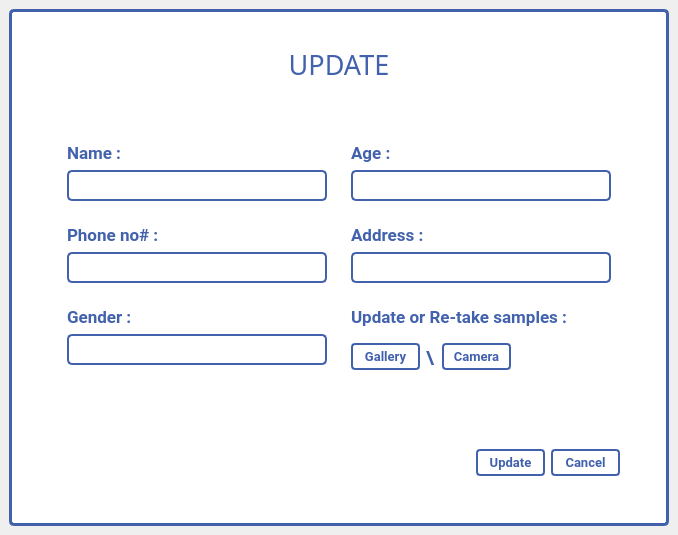
<?xml version="1.0" encoding="UTF-8"?>
<ui version="4.0">
 <class>update_window</class>
 <widget class="QMainWindow" name="update_window">
  <property name="geometry">
   <rect>
    <x>0</x>
    <y>0</y>
    <width>678</width>
    <height>535</height>
   </rect>
  </property>
  <property name="windowTitle">
   <string>MainWindow</string>
  </property>
  <property name="windowIcon">
   <iconset resource="nx.qrc">
    <normaloff>:/newPrefix/images/icon.png</normaloff>:/newPrefix/images/icon.png</iconset>
  </property>
  <property name="styleSheet">
   <string notr="true"/>
  </property>
  <widget class="QWidget" name="centralwidget">
   <layout class="QGridLayout" name="gridLayout">
    <item row="0" column="0">
     <widget class="QFrame" name="frame_2">
      <property name="styleSheet">
       <string notr="true">
QFrame{
border: 3px solid #4161AD;
border-radius:5px;
	background-color: rgb(255, 255, 255);
}</string>
      </property>
      <property name="frameShape">
       <enum>QFrame::NoFrame</enum>
      </property>
      <property name="frameShadow">
       <enum>QFrame::Raised</enum>
      </property>
      <layout class="QVBoxLayout" name="verticalLayout">
       <item>
        <spacer name="verticalSpacer">
         <property name="orientation">
          <enum>Qt::Vertical</enum>
         </property>
         <property name="sizeType">
          <enum>QSizePolicy::Fixed</enum>
         </property>
         <property name="sizeHint" stdset="0">
          <size>
           <width>20</width>
           <height>25</height>
          </size>
         </property>
        </spacer>
       </item>
       <item>
        <widget class="QLabel" name="label_18">
         <property name="sizePolicy">
          <sizepolicy hsizetype="Preferred" vsizetype="Fixed">
           <horstretch>0</horstretch>
           <verstretch>0</verstretch>
          </sizepolicy>
         </property>
         <property name="font">
          <font>
           <family>Good Times Rg</family>
           <pointsize>20</pointsize>
           <weight>50</weight>
           <bold>false</bold>
           <underline>false</underline>
          </font>
         </property>
         <property name="styleSheet">
          <string notr="true">color:#4262ad;
border:none;
</string>
         </property>
         <property name="text">
          <string>UPDATE</string>
         </property>
         <property name="alignment">
          <set>Qt::AlignCenter</set>
         </property>
        </widget>
       </item>
       <item alignment="Qt::AlignHCenter">
        <widget class="QFrame" name="frame">
         <property name="styleSheet">
          <string notr="true">background-image: url(:/newPrefix/images/logobg2.png);
background-position: center;
	background-size: cover;
	background-repeat: no-repeat;
border:none;</string>
         </property>
         <property name="frameShape">
          <enum>QFrame::NoFrame</enum>
         </property>
         <property name="frameShadow">
          <enum>QFrame::Raised</enum>
         </property>
         <layout class="QVBoxLayout" name="verticalLayout_2">
          <property name="topMargin">
           <number>0</number>
          </property>
          <property name="bottomMargin">
           <number>0</number>
          </property>
          <item>
           <widget class="QFrame" name="frame_3">
            <property name="sizePolicy">
             <sizepolicy hsizetype="Preferred" vsizetype="Fixed">
              <horstretch>0</horstretch>
              <verstretch>0</verstretch>
             </sizepolicy>
            </property>
            <property name="styleSheet">
             <string notr="true">QLineEdit{border:2px solid #4262ad;
border-radius:5px;
color:#4262ad;
width:250px;
padding:3px;
background:transparent;}
QLineEdit:focus
{border:2px solid #914198;}
QLabel{
color: #4262ad;
}
QFrame{
background:none;
}</string>
            </property>
            <property name="frameShape">
             <enum>QFrame::NoFrame</enum>
            </property>
            <property name="frameShadow">
             <enum>QFrame::Raised</enum>
            </property>
            <layout class="QFormLayout" name="formLayout_7">
             <item row="0" column="0">
              <widget class="QFrame" name="frame_5">
               <property name="frameShape">
                <enum>QFrame::NoFrame</enum>
               </property>
               <property name="frameShadow">
                <enum>QFrame::Raised</enum>
               </property>
               <layout class="QFormLayout" name="formLayout_2">
                <item row="0" column="0">
                 <widget class="QLabel" name="label_23">
                  <property name="sizePolicy">
                   <sizepolicy hsizetype="Preferred" vsizetype="Fixed">
                    <horstretch>0</horstretch>
                    <verstretch>0</verstretch>
                   </sizepolicy>
                  </property>
                  <property name="font">
                   <font>
                    <family>Roboto</family>
                    <pointsize>13</pointsize>
                    <weight>75</weight>
                    <bold>true</bold>
                   </font>
                  </property>
                  <property name="styleSheet">
                   <string notr="true"/>
                  </property>
                  <property name="text">
                   <string>Name :</string>
                  </property>
                 </widget>
                </item>
                <item row="1" column="0">
                 <widget class="QLineEdit" name="updated_name">
                  <property name="sizePolicy">
                   <sizepolicy hsizetype="Fixed" vsizetype="Fixed">
                    <horstretch>0</horstretch>
                    <verstretch>0</verstretch>
                   </sizepolicy>
                  </property>
                  <property name="font">
                   <font>
                    <family>Roboto</family>
                    <pointsize>12</pointsize>
                    <weight>50</weight>
                    <bold>false</bold>
                   </font>
                  </property>
                  <property name="styleSheet">
                   <string notr="true"/>
                  </property>
                  <property name="text">
                   <string/>
                  </property>
                  <property name="maxLength">
                   <number>30</number>
                  </property>
                  <property name="placeholderText">
                   <string/>
                  </property>
                  <property name="clearButtonEnabled">
                   <bool>true</bool>
                  </property>
                 </widget>
                </item>
               </layout>
              </widget>
             </item>
             <item row="0" column="1">
              <widget class="QFrame" name="frame_6">
               <property name="frameShape">
                <enum>QFrame::NoFrame</enum>
               </property>
               <property name="frameShadow">
                <enum>QFrame::Raised</enum>
               </property>
               <layout class="QFormLayout" name="formLayout">
                <item row="0" column="0">
                 <widget class="QLabel" name="label_24">
                  <property name="sizePolicy">
                   <sizepolicy hsizetype="Preferred" vsizetype="Fixed">
                    <horstretch>0</horstretch>
                    <verstretch>0</verstretch>
                   </sizepolicy>
                  </property>
                  <property name="font">
                   <font>
                    <family>Roboto</family>
                    <pointsize>13</pointsize>
                    <weight>75</weight>
                    <bold>true</bold>
                   </font>
                  </property>
                  <property name="styleSheet">
                   <string notr="true"/>
                  </property>
                  <property name="text">
                   <string>Age :</string>
                  </property>
                 </widget>
                </item>
                <item row="1" column="0" colspan="2">
                 <widget class="QLineEdit" name="updated_age">
                  <property name="sizePolicy">
                   <sizepolicy hsizetype="Fixed" vsizetype="Fixed">
                    <horstretch>0</horstretch>
                    <verstretch>0</verstretch>
                   </sizepolicy>
                  </property>
                  <property name="font">
                   <font>
                    <family>Roboto</family>
                    <pointsize>12</pointsize>
                    <weight>50</weight>
                    <bold>false</bold>
                   </font>
                  </property>
                  <property name="styleSheet">
                   <string notr="true"/>
                  </property>
                  <property name="text">
                   <string/>
                  </property>
                  <property name="maxLength">
                   <number>2</number>
                  </property>
                  <property name="placeholderText">
                   <string/>
                  </property>
                  <property name="clearButtonEnabled">
                   <bool>true</bool>
                  </property>
                 </widget>
                </item>
               </layout>
              </widget>
             </item>
             <item row="2" column="0">
              <widget class="QFrame" name="frame_8">
               <property name="frameShape">
                <enum>QFrame::NoFrame</enum>
               </property>
               <property name="frameShadow">
                <enum>QFrame::Raised</enum>
               </property>
               <layout class="QFormLayout" name="formLayout_4">
                <item row="0" column="0">
                 <widget class="QLabel" name="label_26">
                  <property name="sizePolicy">
                   <sizepolicy hsizetype="Preferred" vsizetype="Fixed">
                    <horstretch>0</horstretch>
                    <verstretch>0</verstretch>
                   </sizepolicy>
                  </property>
                  <property name="font">
                   <font>
                    <family>Roboto</family>
                    <pointsize>13</pointsize>
                    <weight>75</weight>
                    <bold>true</bold>
                   </font>
                  </property>
                  <property name="styleSheet">
                   <string notr="true"/>
                  </property>
                  <property name="text">
                   <string>Phone no# :</string>
                  </property>
                 </widget>
                </item>
                <item row="1" column="0">
                 <widget class="QLineEdit" name="updated_number">
                  <property name="sizePolicy">
                   <sizepolicy hsizetype="Fixed" vsizetype="Fixed">
                    <horstretch>0</horstretch>
                    <verstretch>0</verstretch>
                   </sizepolicy>
                  </property>
                  <property name="font">
                   <font>
                    <family>Roboto</family>
                    <pointsize>12</pointsize>
                    <weight>50</weight>
                    <bold>false</bold>
                   </font>
                  </property>
                  <property name="styleSheet">
                   <string notr="true"/>
                  </property>
                  <property name="text">
                   <string/>
                  </property>
                  <property name="maxLength">
                   <number>11</number>
                  </property>
                  <property name="placeholderText">
                   <string/>
                  </property>
                  <property name="clearButtonEnabled">
                   <bool>true</bool>
                  </property>
                 </widget>
                </item>
               </layout>
              </widget>
             </item>
             <item row="2" column="1">
              <widget class="QFrame" name="frame_7">
               <property name="frameShape">
                <enum>QFrame::NoFrame</enum>
               </property>
               <property name="frameShadow">
                <enum>QFrame::Raised</enum>
               </property>
               <layout class="QFormLayout" name="formLayout_3">
                <item row="0" column="0">
                 <widget class="QLabel" name="label_25">
                  <property name="sizePolicy">
                   <sizepolicy hsizetype="Preferred" vsizetype="Fixed">
                    <horstretch>0</horstretch>
                    <verstretch>0</verstretch>
                   </sizepolicy>
                  </property>
                  <property name="font">
                   <font>
                    <family>Roboto</family>
                    <pointsize>13</pointsize>
                    <weight>75</weight>
                    <bold>true</bold>
                   </font>
                  </property>
                  <property name="styleSheet">
                   <string notr="true"/>
                  </property>
                  <property name="text">
                   <string>Address :</string>
                  </property>
                 </widget>
                </item>
                <item row="1" column="0" colspan="2">
                 <widget class="QLineEdit" name="updated_address">
                  <property name="sizePolicy">
                   <sizepolicy hsizetype="Fixed" vsizetype="Fixed">
                    <horstretch>0</horstretch>
                    <verstretch>0</verstretch>
                   </sizepolicy>
                  </property>
                  <property name="font">
                   <font>
                    <family>Roboto</family>
                    <pointsize>12</pointsize>
                    <weight>50</weight>
                    <bold>false</bold>
                   </font>
                  </property>
                  <property name="styleSheet">
                   <string notr="true"/>
                  </property>
                  <property name="text">
                   <string/>
                  </property>
                  <property name="maxLength">
                   <number>30</number>
                  </property>
                  <property name="placeholderText">
                   <string/>
                  </property>
                  <property name="clearButtonEnabled">
                   <bool>true</bool>
                  </property>
                 </widget>
                </item>
               </layout>
              </widget>
             </item>
             <item row="3" column="0">
              <widget class="QFrame" name="frame_9">
               <property name="frameShape">
                <enum>QFrame::NoFrame</enum>
               </property>
               <property name="frameShadow">
                <enum>QFrame::Raised</enum>
               </property>
               <layout class="QFormLayout" name="formLayout_5">
                <item row="0" column="0">
                 <widget class="QLabel" name="label_27">
                  <property name="sizePolicy">
                   <sizepolicy hsizetype="Preferred" vsizetype="Fixed">
                    <horstretch>0</horstretch>
                    <verstretch>0</verstretch>
                   </sizepolicy>
                  </property>
                  <property name="font">
                   <font>
                    <family>Roboto</family>
                    <pointsize>13</pointsize>
                    <weight>75</weight>
                    <bold>true</bold>
                   </font>
                  </property>
                  <property name="styleSheet">
                   <string notr="true"/>
                  </property>
                  <property name="text">
                   <string>Gender :</string>
                  </property>
                 </widget>
                </item>
                <item row="1" column="0">
                 <widget class="QLineEdit" name="updated_gender">
                  <property name="sizePolicy">
                   <sizepolicy hsizetype="Fixed" vsizetype="Fixed">
                    <horstretch>0</horstretch>
                    <verstretch>0</verstretch>
                   </sizepolicy>
                  </property>
                  <property name="font">
                   <font>
                    <family>Roboto</family>
                    <pointsize>12</pointsize>
                    <weight>50</weight>
                    <bold>false</bold>
                   </font>
                  </property>
                  <property name="styleSheet">
                   <string notr="true"/>
                  </property>
                  <property name="text">
                   <string/>
                  </property>
                  <property name="maxLength">
                   <number>6</number>
                  </property>
                  <property name="placeholderText">
                   <string/>
                  </property>
                  <property name="clearButtonEnabled">
                   <bool>true</bool>
                  </property>
                 </widget>
                </item>
               </layout>
              </widget>
             </item>
             <item row="3" column="1">
              <widget class="QFrame" name="frame_10">
               <property name="styleSheet">
                <string notr="true">QPushButton{background:none;
 border:2px solid #4161AD;
 border-radius:4px;
 color:#4161AD;
 padding-top:3px;
 padding-bottom:3px;
width:65px;
               }
QPushButton:hover{
	background-color: rgb(65, 97, 173);
	color: rgb(255, 255, 255);
}</string>
               </property>
               <property name="frameShape">
                <enum>QFrame::NoFrame</enum>
               </property>
               <property name="frameShadow">
                <enum>QFrame::Raised</enum>
               </property>
               <layout class="QFormLayout" name="formLayout_6">
                <item row="1" column="0">
                 <widget class="QFrame" name="frame_12">
                  <property name="frameShape">
                   <enum>QFrame::NoFrame</enum>
                  </property>
                  <property name="frameShadow">
                   <enum>QFrame::Raised</enum>
                  </property>
                  <layout class="QHBoxLayout" name="horizontalLayout_2">
                   <property name="leftMargin">
                    <number>0</number>
                   </property>
                   <item>
                    <widget class="QPushButton" name="update_gallery">
                     <property name="font">
                      <font>
                       <family>Roboto</family>
                       <pointsize>10</pointsize>
                       <weight>75</weight>
                       <bold>true</bold>
                      </font>
                     </property>
                     <property name="styleSheet">
                      <string notr="true"/>
                     </property>
                     <property name="text">
                      <string>Gallery</string>
                     </property>
                    </widget>
                   </item>
                   <item>
                    <widget class="QLabel" name="label_29">
                     <property name="sizePolicy">
                      <sizepolicy hsizetype="Fixed" vsizetype="Preferred">
                       <horstretch>0</horstretch>
                       <verstretch>0</verstretch>
                      </sizepolicy>
                     </property>
                     <property name="font">
                      <font>
                       <family>Montserrat</family>
                       <pointsize>15</pointsize>
                       <weight>75</weight>
                       <bold>true</bold>
                      </font>
                     </property>
                     <property name="styleSheet">
                      <string notr="true"> color:#4161AD;</string>
                     </property>
                     <property name="text">
                      <string>\</string>
                     </property>
                    </widget>
                   </item>
                   <item>
                    <widget class="QPushButton" name="update_camera">
                     <property name="font">
                      <font>
                       <family>Roboto</family>
                       <pointsize>10</pointsize>
                       <weight>75</weight>
                       <bold>true</bold>
                      </font>
                     </property>
                     <property name="styleSheet">
                      <string notr="true"/>
                     </property>
                     <property name="text">
                      <string>Camera</string>
                     </property>
                    </widget>
                   </item>
                  </layout>
                 </widget>
                </item>
                <item row="0" column="0" colspan="2">
                 <widget class="QLabel" name="label_28">
                  <property name="sizePolicy">
                   <sizepolicy hsizetype="Preferred" vsizetype="Fixed">
                    <horstretch>0</horstretch>
                    <verstretch>0</verstretch>
                   </sizepolicy>
                  </property>
                  <property name="font">
                   <font>
                    <family>Roboto</family>
                    <pointsize>13</pointsize>
                    <weight>75</weight>
                    <bold>true</bold>
                   </font>
                  </property>
                  <property name="styleSheet">
                   <string notr="true"/>
                  </property>
                  <property name="text">
                   <string>Update or Re-take samples :</string>
                  </property>
                 </widget>
                </item>
               </layout>
              </widget>
             </item>
            </layout>
           </widget>
          </item>
          <item>
           <widget class="QFrame" name="frame_4">
            <property name="sizePolicy">
             <sizepolicy hsizetype="Preferred" vsizetype="Fixed">
              <horstretch>0</horstretch>
              <verstretch>0</verstretch>
             </sizepolicy>
            </property>
            <property name="styleSheet">
             <string notr="true">QFrame{
background:none;
}
QPushButton{background:none;
 border:2px solid #4161AD;
 border-radius:4px;
 color:#4161AD;
 padding-top:3px;
 padding-bottom:3px;
max-width:65px;
               }
QPushButton:hover{
	background-color: rgb(65, 97, 173);
	color: rgb(255, 255, 255);
}
</string>
            </property>
            <property name="frameShape">
             <enum>QFrame::NoFrame</enum>
            </property>
            <property name="frameShadow">
             <enum>QFrame::Raised</enum>
            </property>
            <layout class="QHBoxLayout" name="horizontalLayout">
             <property name="bottomMargin">
              <number>0</number>
             </property>
             <item>
              <widget class="QFrame" name="frame_11">
               <property name="frameShape">
                <enum>QFrame::NoFrame</enum>
               </property>
               <property name="frameShadow">
                <enum>QFrame::Raised</enum>
               </property>
              </widget>
             </item>
             <item>
              <widget class="QPushButton" name="update">
               <property name="font">
                <font>
                 <family>Roboto</family>
                 <pointsize>10</pointsize>
                 <weight>75</weight>
                 <bold>true</bold>
                </font>
               </property>
               <property name="text">
                <string>Update</string>
               </property>
              </widget>
             </item>
             <item>
              <widget class="QPushButton" name="cancel">
               <property name="font">
                <font>
                 <family>Roboto</family>
                 <pointsize>10</pointsize>
                 <weight>75</weight>
                 <bold>true</bold>
                </font>
               </property>
               <property name="text">
                <string>Cancel</string>
               </property>
              </widget>
             </item>
            </layout>
           </widget>
          </item>
         </layout>
        </widget>
       </item>
      </layout>
     </widget>
    </item>
   </layout>
  </widget>
 </widget>
 <resources>
  <include location="nx.qrc"/>
 </resources>
 <connections/>
</ui>
